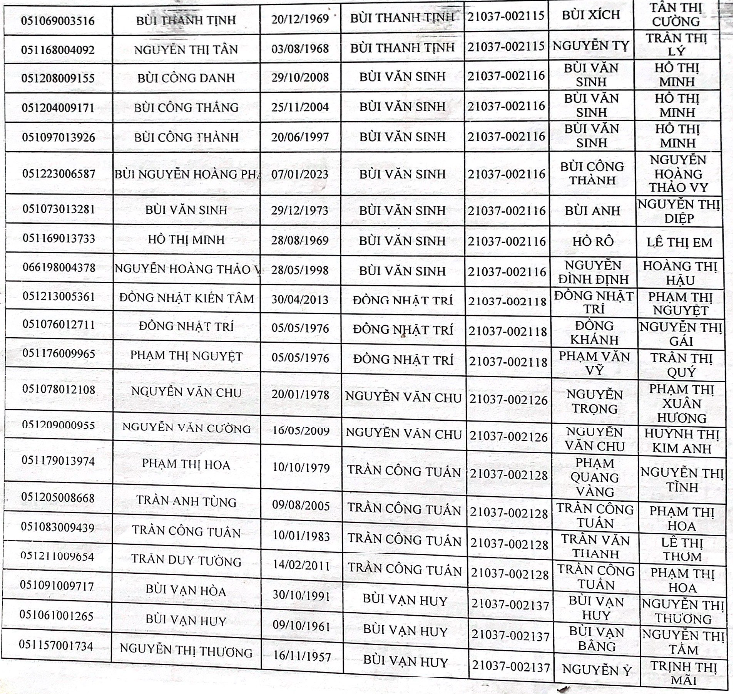
#> input picture data/ocr/images/43.png, 733 x 694 px
$ python extract.py
#> lines starting #> are read from the running program, lines starting #| are printed output that depends on the picture; after the words box and inside, x2 and y2 are one past the last pixel; in counts of white or black regions, pixels touching at a corner belong together
import pytesseract
import cv2
import numpy as np
import re
from PIL import Image

# Load the image
image_path = "./images/43.png"
image = cv2.imread(image_path, cv2.IMREAD_COLOR)
#> image is the input picture: shape (694, 733, 3); mean B, G, R 221.1, 220.4, 220.9

# Convert to grayscale
gray = cv2.cvtColor(image, cv2.COLOR_BGR2GRAY)

# Apply contrast enhancement using CLAHE (helps with uneven lighting)
clahe = cv2.createCLAHE(clipLimit=3.0, tileGridSize=(8, 8))
gray = clahe.apply(gray)
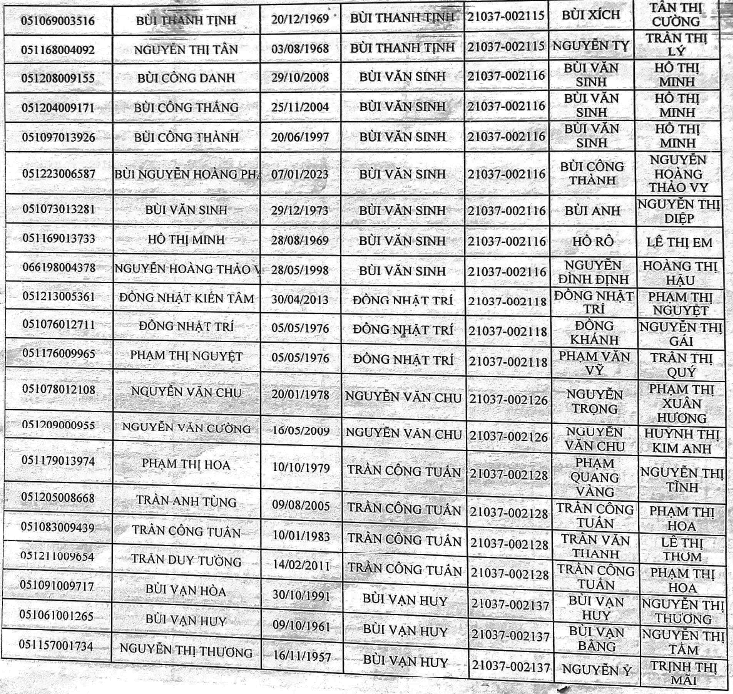
#> gray: shape (694, 733); min 1, max 255, mean 206

# Apply Gaussian Blur to reduce noise (preserving details)
gray = cv2.GaussianBlur(gray, (3, 3), 0)
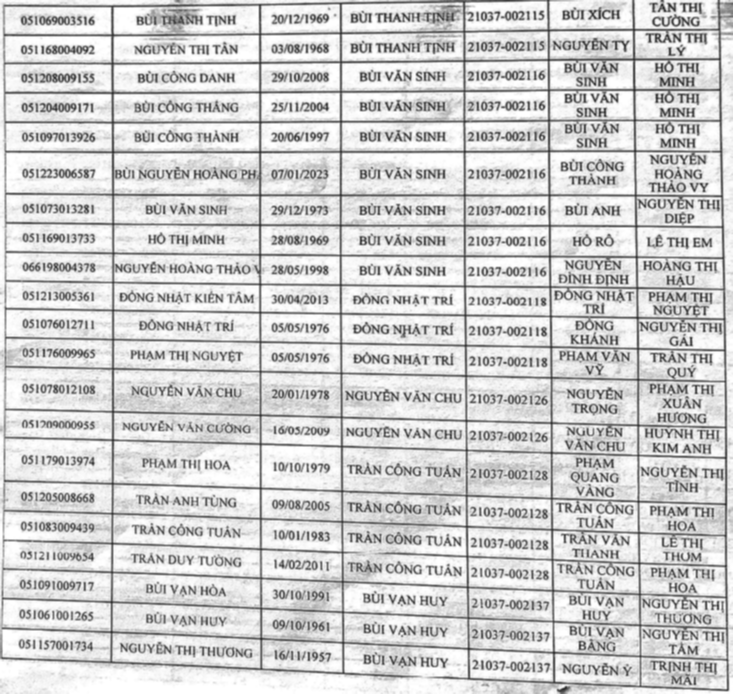
#> gray: shape (694, 733); min 45, max 255, mean 206.1

# Adaptive thresholding for better binarization
thresh = cv2.adaptiveThreshold(
    gray, 255, cv2.ADAPTIVE_THRESH_GAUSSIAN_C, cv2.THRESH_BINARY_INV, 31, 10
)
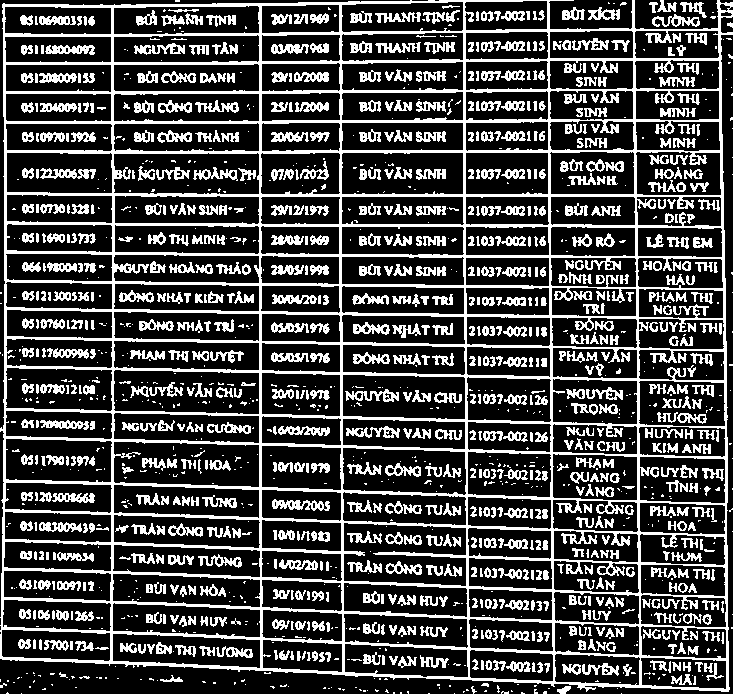
#> thresh: shape (694, 733); 27.1% white; 1481 white regions (629 under 20 px), largest, box (x1, y1, x2, y2) and area: (0, 0, 733, 692) 64951, (272, 499, 330, 511) 387, (40, 168, 96, 179) 362

# Morphological operations to remove small noise and connect broken letters
kernel = np.ones((2, 2), np.uint8)
thresh = cv2.morphologyEx(thresh, cv2.MORPH_CLOSE, kernel, iterations=1)
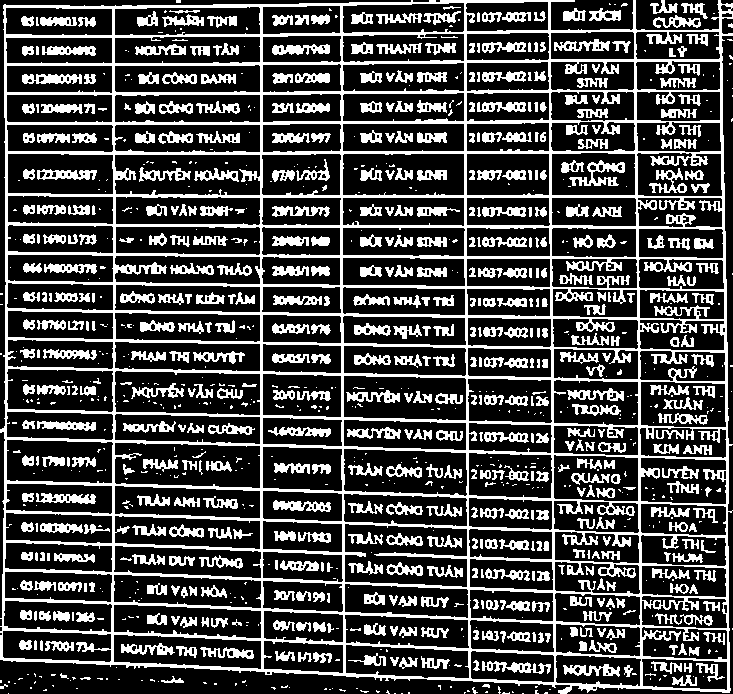
#> thresh: shape (694, 733); 28% white; 1025 white regions (471 under 20 px), largest, box (x1, y1, x2, y2) and area: (0, 0, 733, 694) 69793, (569, 160, 625, 186) 547, (22, 74, 82, 84) 441
thresh = cv2.morphologyEx(thresh, cv2.MORPH_OPEN, kernel, iterations=1)
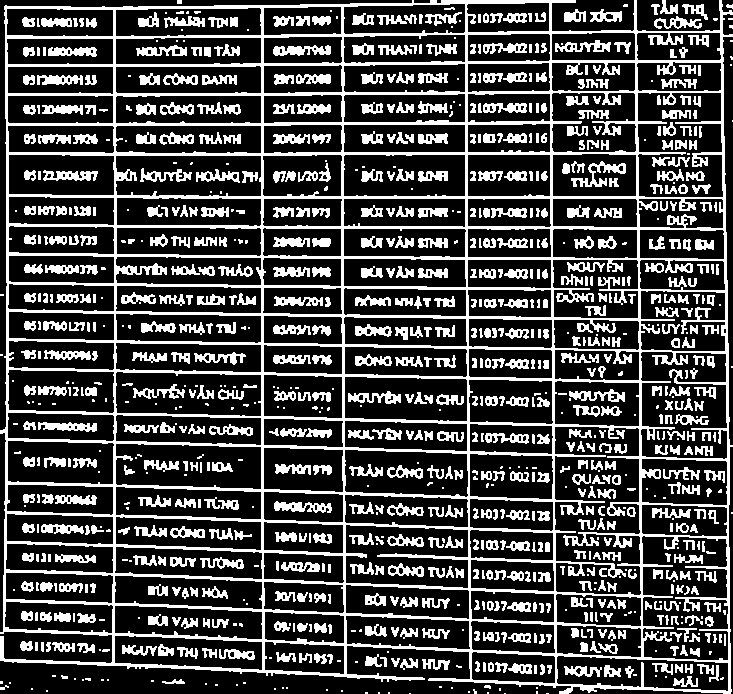
#> thresh: shape (694, 733); 27.3% white; 1012 white regions (259 under 20 px), largest, box (x1, y1, x2, y2) and area: (0, 0, 733, 694) 66214, (571, 161, 626, 187) 471, (273, 45, 331, 56) 417

# Invert the image for better OCR (Tesseract prefers dark text on white background)
thresh = cv2.bitwise_not(thresh)

# Perform OCR using the Vietnamese language model
custom_config = "--psm 6 --oem 3 -l vie"
#> (the run stopped early here; a loop or call above may not have finished)
